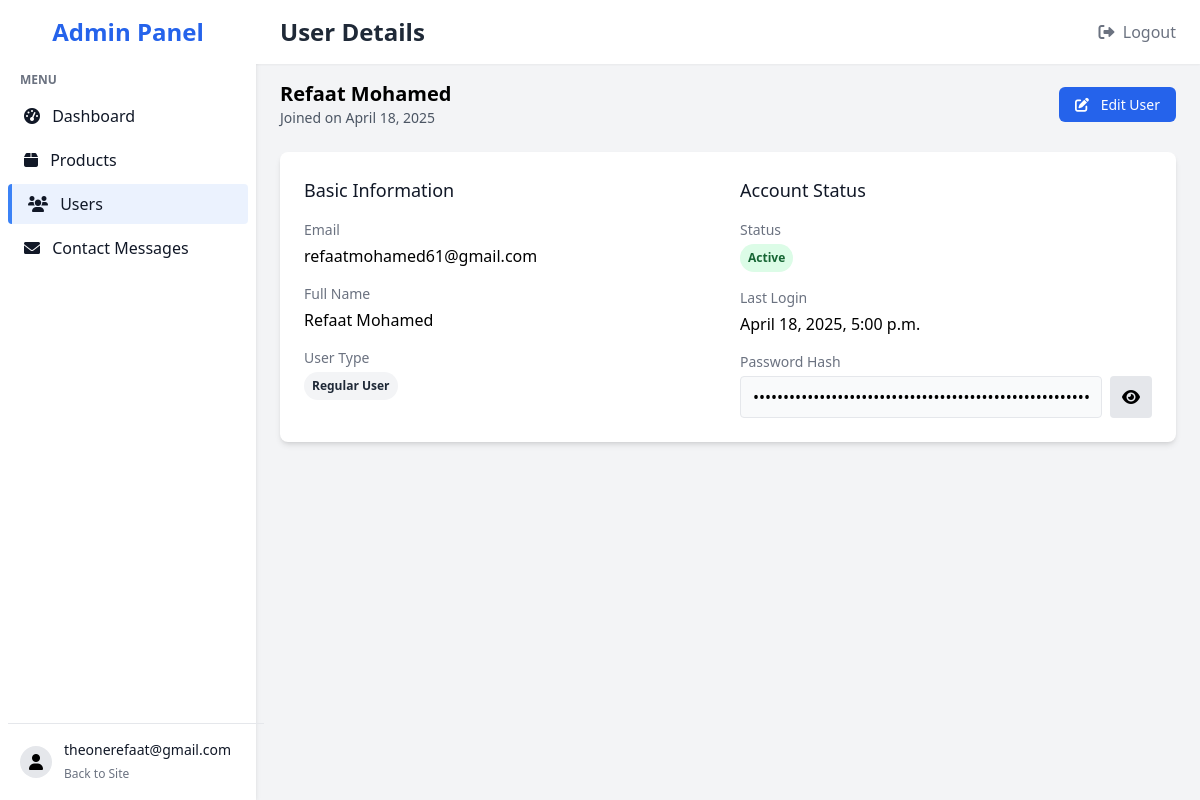
The app's page /admin-page/users/1/ (signed in), older data.
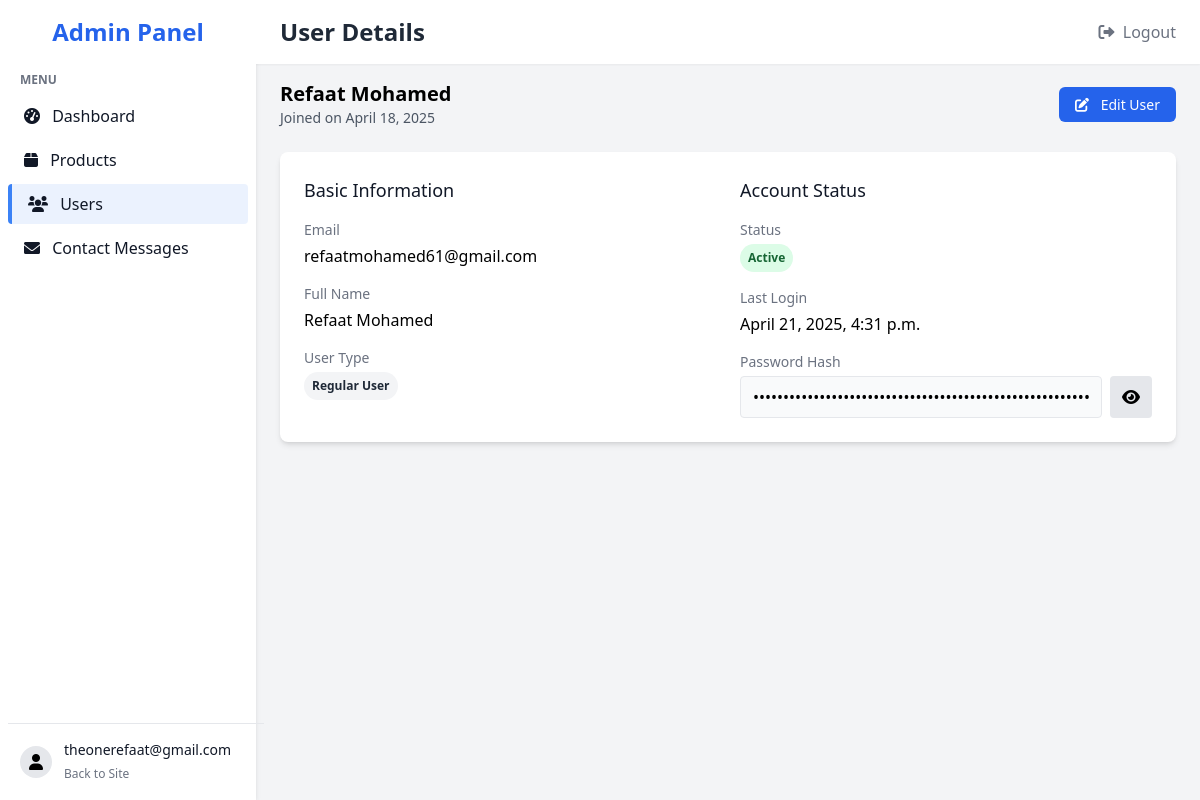
The same page, newer data.
### accounts/models.py (models this page shows, shortened)
class User(AbstractUser):
    USER_TYPE_CHOICES = (
        ('admin', 'Admin'),
        ('user', 'Regular User'),
    )
    username = None
    email = models.EmailField(_('email address'), unique=True)
    type = models.CharField(max_length=10, choices=USER_TYPE_CHOICES, default='user')
    USERNAME_FIELD = 'email'
    REQUIRED_FIELDS = []
    objects = UserManager()
    @property
    def is_admin(self):
        return self.type == 'admin'

### admin_panel/views.py (the view)
# urls.py: path('users/<int:pk>/', views.user_detail, name='user_detail'),
@login_required
def user_detail(request, pk):
    user = get_object_or_404(User, pk=pk)
    return render(request, 'admin_panel/user_detail.html', {'user_obj': user})

### cart/context_processors.py (called while the page is built)
def cart_processor(request):
    return {'cart': Cart(request)}

### templates/admin_panel/user_detail.html (shortened to what this page needs)
{% extends 'admin_panel/base_admin.html' %}
{% block page_title %}User Details{% endblock %}
{% block content %}
<div class="mb-6 flex justify-between items-center">
    <div>
        <h2 class="text-xl font-semibold">{{ user_obj.get_full_name|default:user_obj.email }}</h2>
        <p class="text-sm text-gray-600">Joined on {{ user_obj.date_joined|date:"F j, Y" }}</p>
    </div>
    <div>
        <a href="{% url 'admin_panel:user_edit' user_obj.id %}" class="bg-blue-600 text-white px-4 py-2 rounded-md text-sm font-medium hover:bg-blue-700">
            <i class="fas fa-edit mr-2"></i> Edit User
        </a>
    </div>
</div>
<div class="bg-white shadow-md rounded-lg overflow-hidden">
    <div class="p-6">
        <div class="grid grid-cols-1 md:grid-cols-2 gap-6">
            <div>
                <h3 class="text-lg font-medium text-gray-900 mb-4">Basic Information</h3>
                <div class="space-y-4">
                    <div>
                        <p class="text-sm font-medium text-gray-500">Email</p>
                        <p class="mt-1">{{ user_obj.email }}</p>
                    </div>
                    <div>
                        <p class="text-sm font-medium text-gray-500">Full Name</p>
                        <p class="mt-1">{{ user_obj.get_full_name|default:"Not provided" }}</p>
                    </div>
                    <div>
                        <p class="text-sm font-medium text-gray-500">User Type</p>
                        <p class="mt-1">
                            <span class="px-2 py-1 inline-flex text-xs leading-5 font-semibold rounded-full {% if user_obj.is_admin %}bg-purple-100 text-purple-800{% elif user_obj.is_staff %}bg-blue-100 text-blue-800{% else %}bg-gray-100 text-gray-800{% endif %}">
                                {% if user_obj.is_admin %}
                                    Admin
                                {% elif user_obj.is_staff %}
                                    Staff
                                {% else %}
                                    Regular User
                                {% endif %}
                            </span>
                        </p>
                    </div>
                </div>
            </div>
            <div>
                <h3 class="text-lg font-medium text-gray-900 mb-4">Account Status</h3>
                <div class="space-y-4">
                    <div>
                        <p class="text-sm font-medium text-gray-500">Status</p>
                        <p class="mt-1">
                            <span class="px-2 py-1 inline-flex text-xs leading-5 font-semibold rounded-full {% if user_obj.is_active %}bg-green-100 text-green-800{% else %}bg-red-100 text-red-800{% endif %}">
                                {% if user_obj.is_active %}Active{% else %}Inactive{% endif %}
                            </span>
                        </p>
                    </div>
                    <div>
                        <p class="text-sm font-medium text-gray-500">Last Login</p>
                        <p class="mt-1">{{ user_obj.last_login|date:"F j, Y, g:i a"|default:"Never" }}</p>
                    </div>
                    <div>
                        <p class="text-sm font-medium text-gray-500">Password Hash</p>
                        <div class="mt-1 relative">
                            <div class="flex">
                                <input type="password" id="password-hash" class="border rounded px-3 py-2 w-full bg-gray-50" value="{{ user_obj.password }}" readonly>
                                <button type="button" id="toggle-password" class="ml-2 bg-gray-200 hover:bg-gray-300 rounded px-3 py-2">
                                    <i class="fas fa-eye"></i>
                                </button>
                            </div>
                        </div>
                    </div>
                </div>
            </div>
        </div>
    </div>
</div>
{% endblock %}

### templates/admin_panel/base_admin.html (shortened to what this page needs)
<!DOCTYPE html>
<html lang="en">
<head>
    <script src="https://cdn.tailwindcss.com"></script>
    <link rel="stylesheet" href="https://cdnjs.cloudflare.com/ajax/libs/font-awesome/6.0.0/css/all.min.css">
</head>
<body class="bg-gray-100 min-h-screen flex">
    <div class="bg-white w-64 py-4 px-2 flex-shrink-0 shadow-md">
        <div class="flex justify-center mb-6">
            <a href="{% url 'admin_panel:dashboard' %}" class="text-2xl font-bold text-blue-600">Admin Panel</a>
        </div>
        <div class="mt-6">
            <div class="text-gray-500 text-xs font-semibold px-3 mb-2">MENU</div>
            <ul>
                <li class="mb-1">
                    <a href="{% url 'admin_panel:dashboard' %}" class="{% if request.path == '/admin-page/' %}sidebar-active{% endif %} block px-4 py-2 rounded text-gray-900 hover:bg-blue-50 transition-colors duration-200">
                        <i class="fas fa-tachometer-alt mr-2"></i> Dashboard
                    </a>
                </li>
                <li class="mb-1">
                    <a href="{% url 'admin_panel:product_list' %}" class="{% if '/admin-page/products/' in request.path %}sidebar-active{% endif %} block px-4 py-2 rounded text-gray-900 hover:bg-blue-50 transition-colors duration-200">
                        <i class="fas fa-box mr-2"></i> Products
                    </a>
                </li>
                <li class="mb-1">
                    <a href="{% url 'admin_panel:user_list' %}" class="{% if '/admin-page/users/' in request.path %}sidebar-active{% endif %} block px-4 py-2 rounded text-gray-900 hover:bg-blue-50 transition-colors duration-200">
                        <i class="fas fa-users mr-2"></i> Users
                    </a>
                </li>
                <li class="mb-1">
                    <a href="{% url 'admin_panel:contact_list' %}" class="{% if '/admin-page/contacts/' in request.path %}sidebar-active{% endif %} block px-4 py-2 rounded text-gray-900 hover:bg-blue-50 transition-colors duration-200">
                        <i class="fas fa-envelope mr-2"></i> Contact Messages
                    </a>
                </li>
            </ul>
        </div>
        <div class="mt-auto px-3 py-4 border-t absolute bottom-0 w-64">
            <div class="flex items-center">
                <div class="flex-shrink-0">
                    <span class="inline-block h-8 w-8 rounded-full bg-gray-200 text-center leading-8">
                        <i class="fas fa-user"></i>
                    </span>
                </div>
                <div class="ml-3">
                    <p class="text-sm font-medium text-gray-900">{{ request.user.get_full_name|default:request.user.email }}</p>
                    <a href="{% url 'products:index' %}" class="text-xs text-gray-500 hover:text-blue-600">
                        Back to Site
                    </a>
                </div>
            </div>
        </div>
    </div>
    <div class="flex-1 flex flex-col overflow-hidden">
        <header class="bg-white shadow-sm h-16 flex items-center">
            <div class="flex justify-between items-center w-full px-6">
                <h1 class="text-2xl font-semibold text-gray-800">{% block page_title %}Dashboard{% endblock %}</h1>
                <div>
                    <form method="POST" action="{% url 'logout' %}" class="inline-form">
                        <button type="submit" class="text-gray-500 hover:text-gray-700">
                            <i class="fas fa-sign-out-alt mr-1"></i> Logout
                        </button>
                    </form>
                </div>
            </div>
        </header>
        <main class="flex-1 overflow-y-auto px-6 py-4">
            {% block content %}{% endblock %}
        </main>
    </div>
</body>
</html>

### templates/admin_panel/base_admin.html (style rules this page uses)
.sidebar-active { background-color: rgba(59, 130, 246, 0.1); border-left: 4px solid #3b82f6; }

Row changes from the older to the newer data that the page shows:
changed User "Refaat Mohamed": last_login "April 18, 2025, 5:00 p.m." → "April 21, 2025, 4:31 p.m."
